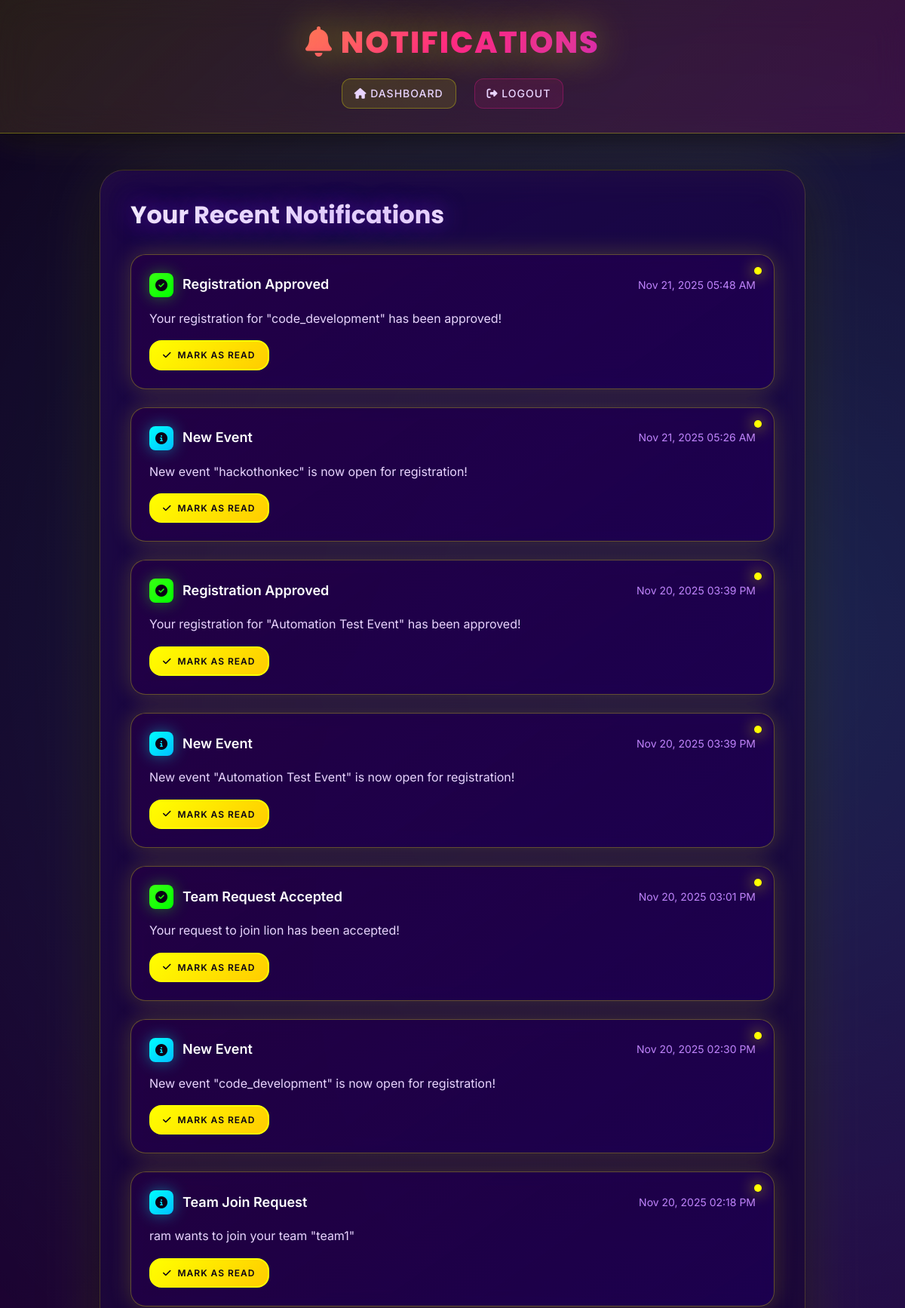
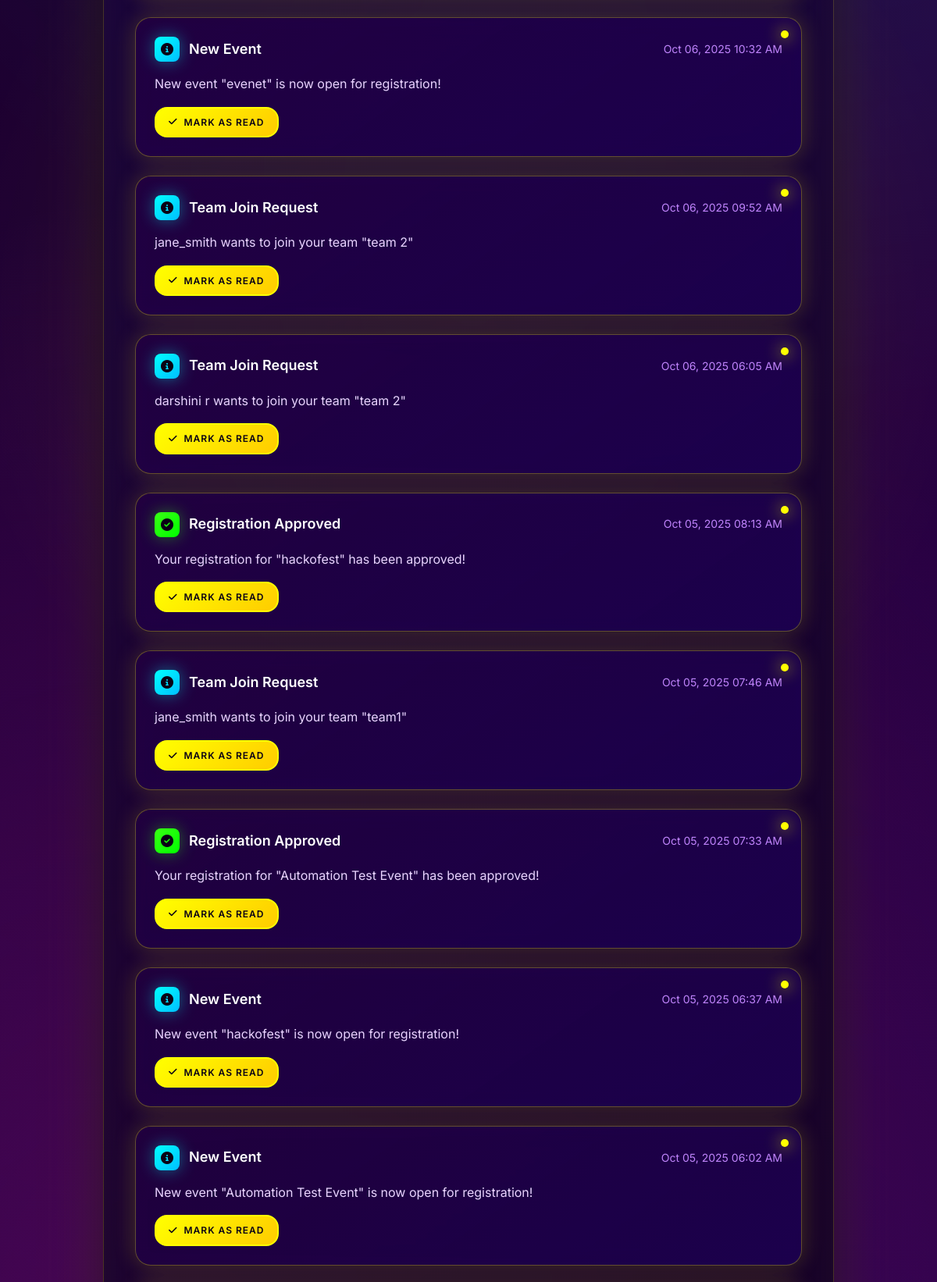
Page /notifications (signed in, upper part) on the committed database (2 pictures, top to bottom).
### tables this page shows
CREATE TABLE notifications (
            id INTEGER PRIMARY KEY AUTOINCREMENT,
            user_id INTEGER NOT NULL,
            type TEXT NOT NULL,
            title TEXT NOT NULL,
            message TEXT NOT NULL,
            link TEXT,
            is_read BOOLEAN DEFAULT 0,
            created_at TIMESTAMP DEFAULT CURRENT_TIMESTAMP,
            read_at TIMESTAMP,
            FOREIGN KEY (user_id) REFERENCES users(id) ON DELETE CASCADE
        );

### app.py (the view)
@app.route('/notifications')
@login_required
def notifications():
    conn = get_db_connection()
    user_notifications = conn.execute(
        "SELECT * FROM notifications WHERE user_id = ? ORDER BY created_at DESC LIMIT 20",
        (current_user.id,)
    ).fetchall()
    conn.close()
    return render_template('notifications_standalone.html',
                         user=current_user,
                         notifications=user_notifications)

### app.py (called while the page is built)
@login_manager.user_loader
def load_user(user_id):
    return User.get(user_id)

@app.template_filter('format_date')
def format_date(date_string, format='%b %d, %Y'):
    if not date_string:
        return 'No date'
    try:
        if isinstance(date_string, str):
            for fmt in ['%Y-%m-%d %H:%M:%S', '%Y-%m-%d', '%Y-%m-%dT%H:%M:%S']:
                try:
                    date_obj = datetime.strptime(date_string, fmt)
                    return date_obj.strftime(format)
                except ValueError:
                    continue
            return date_string
        else:
            return date_string.strftime(format)
    except Exception:
        return str(date_string)

@app.template_filter('format_datetime')
def format_datetime(datetime_string, format='%b %d, %Y %I:%M %p'):
    return format_date(datetime_string, format)

### models.py (called while the page is built)
def get_db_connection():
    try:
        conn = sqlite3.connect('database.db')
        conn.row_factory = sqlite3.Row
        conn.execute("PRAGMA foreign_keys = ON")
        return conn
    except sqlite3.Error as e:
        print(f"Database connection error: {e}")
        raise

    @property
    def is_authenticated(self):
        return True

    @staticmethod
    def get(user_id):
        conn = get_db_connection()
        user = conn.execute("SELECT * FROM users WHERE id = ?", (user_id,)).fetchone()
        conn.close()
        if not user:
            return None
        return User(
            id=user['id'],
            username=user['username'],
            email=user['email'],
            password=user['password'],
            role=user['role'],
            is_verified=user['is_verified'],
            otp=user['otp'],
            last_login=user['last_login'] if 'last_login' in user.keys() else None,
            profile_picture=user['profile_picture'] if 'profile_picture' in user.keys() else None,
            full_name=user['full_name'] if 'full_name' in user.keys() else None
        )

### templates/notifications_standalone.html (shortened to what this page needs)
<!DOCTYPE html>
<html lang="en">
<head>
  <link href="https://cdnjs.cloudflare.com/ajax/libs/font-awesome/6.4.0/css/all.min.css" rel="stylesheet">
  <link href="{{ url_for('static', filename='futuristic-violet.css') }}" rel="stylesheet">
</head>
<body>
  <header class="page-header" role="banner">
    <div class="header-content">
      <h1 class="page-title">
        <i class="fas fa-bell"></i> Notifications
      </h1>
      <nav class="nav" role="navigation" aria-label="Primary">
        <a href="{{ url_for('main.dashboard') }}" class="nav-link">
          <i class="fas fa-home"></i> Dashboard
        </a>
        <a href="{{ url_for('auth.logout') }}" class="nav-link logout">
          <i class="fas fa-sign-out-alt"></i> Logout
        </a>
      </nav>
    </div>
  </header>
  <main class="main-container" role="main">
    <section class="notifications-container">
      <div class="notifications-header">
        <h2 class="notifications-title">Your Recent Notifications</h2>
      </div>
      <div class="notifications-list">
        {% if notifications %}
          {% for notification in notifications %}
            <div class="notification-card {{ '' if notification.is_read else 'unread' }}">
              <div class="notification-header">
                <div class="notification-title">
                  <div class="notification-icon {{ notification.type }}">
                    {% if notification.type == 'success' %}
                      <i class="fas fa-check-circle"></i>
                    {% elif notification.type == 'warning' %}
                      <i class="fas fa-exclamation-triangle"></i>
                    {% elif notification.type == 'error' %}
                      <i class="fas fa-times-circle"></i>
                    {% else %}
                      <i class="fas fa-info-circle"></i>
                    {% endif %}
                  </div>
                  <span>{{ notification.title }}</span>
                </div>
                <small class="notification-time">{{ notification.created_at|format_datetime }}</small>
              </div>
              <p class="notification-message">{{ notification.message }}</p>
              {% if not notification.is_read %}
                <a class="mark-read-btn" href="{{ url_for('mark_notification_read', notification_id=notification.id) }}">
                  <i class="fas fa-check"></i> Mark as Read
                </a>
              {% endif %}
            </div>
          {% endfor %}
        {% endif %}
      </div>
    </section>
  </main>
</body>
</html>

### static/futuristic-violet.css (style rules this page uses)
:root { --violet-950: #0a0015; --violet-900: #1a0033; --violet-850: #240042; --violet-800: #2d0052; --violet-700: #3d0066; --violet-600: #5200a3; --violet-500: #6b00d4; --violet-400: #8b2cf7; --violet-300: #a855f7; --violet-200: #c084fc; --violet-100: #e9d5ff; --violet-50: #faf5ff; --neon-cyan: #00ffff; --neon-cyan-dark: #00cccc; --neon-magenta: #ff00ff; --neon-magenta-dark: #cc00cc; --neon-yellow: #ffff00; --neon-yellow-dark: #cccc00; --neon-pink: #ff1493; --neon-blue: #00bfff; --neon-green: #39ff14; --glow-violet: rgba(139, 44, 247, 0.6); --glow-cyan: rgba(0, 255, 255, 0.5); --glow-magenta: rgba(255, 0, 255, 0.5); --glow-pink: rgba(255, 20, 147, 0.5); --glow-white: rgba(255, 255, 255, 0.3); --bg-primary: linear-gradient(135deg, #0a0015 0%, #1a0033 50%, #240042 100%); --bg-secondary: linear-gradient(135deg, #240042 0%, #2d0052 100%); --bg-card: linear-gradient(145deg, rgba(29, 0, 82, 0.9), rgba(36, 0, 66, 0.95)); --bg-hover: linear-gradient(145deg, rgba(82, 0, 163, 0.2), rgba(139, 44, 247, 0.1)); --text-primary: #ffffff; --text-secondary: #e9d5ff; --text-muted: #c084fc; --text-accent: var(--neon-cyan); --shadow-glow: 0 0 20px var(--glow-violet); --shadow-neon: 0 0 30px var(--glow-cyan); --shadow-card: 0 8px 32px rgba(0, 0, 0, 0.4), 0 0 80px rgba(139, 44, 247, 0.1); --shadow-hover: 0 12px 48px rgba(0, 0, 0, 0.5), 0 0 120px rgba(139, 44, 247, 0.3); --font-display: 'Poppins', sans-serif; --font-body: 'Inter', sans-serif; --font-accent: 'Montserrat', sans-serif; --radius-sm: 8px; --radius-md: 12px; --radius-lg: 16px; --radius-xl: 24px; --radius-2xl: 32px; --radius-full: 9999px; --transition-fast: all 0.2s cubic-bezier(0.4, 0, 0.2, 1); --transition-base: all 0.3s cubic-bezier(0.4, 0, 0.2, 1); --transition-slow: all 0.5s cubic-bezier(0.4, 0, 0.2, 1); }
* { margin: 0; padding: 0; box-sizing: border-box; }
html { scroll-behavior: smooth; font-size: 16px; }
body { font-family: var(--font-body); color: var(--text-primary); line-height: 1.6; background: var(--bg-primary); min-height: 100vh; overflow-x: hidden; position: relative; }
body::before { content: ''; position: fixed; top: 0; left: 0; right: 0; bottom: 0; background-image: radial-gradient(circle at 20% 50%, rgba(139, 44, 247, 0.1) 0%, transparent 50%), radial-gradient(circle at 80% 80%, rgba(0, 255, 255, 0.05) 0%, transparent 50%), radial-gradient(circle at 40% 20%, rgba(255, 0, 255, 0.05) 0%, transparent 50%); animation: gradient-shift 15s ease infinite; background-size: 200% 200%; pointer-events: none; z-index: 1; }
h1, h2, h3, h4, h5, h6 { font-family: var(--font-display); font-weight: 700; line-height: 1.2; margin-bottom: 1rem; background: linear-gradient(135deg, #ffffff, #e9d5ff); -webkit-background-clip: text; -webkit-text-fill-color: transparent; background-clip: text; }
h1 { font-size: 3rem; font-weight: 800; text-transform: uppercase; letter-spacing: 2px; text-shadow: 0 0 40px var(--glow-violet); margin-bottom: 2rem; }
h2 { font-size: 2.25rem; font-weight: 700; text-shadow: 0 0 30px var(--glow-violet); }
p { color: var(--text-secondary); line-height: 1.8; margin-bottom: 1rem; }
a { color: var(--neon-cyan); text-decoration: none; transition: var(--transition-base); }
.nav { display: flex; gap: 2rem; list-style: none; justify-content: center; flex-wrap: wrap; }
.nav a { color: var(--text-secondary); font-weight: 500; text-transform: uppercase; letter-spacing: 1px; padding: 0.5rem 1rem; border-radius: var(--radius-md); transition: var(--transition-base); position: relative; }
.nav a::after { content: ''; position: absolute; bottom: -2px; left: 50%; width: 0; height: 2px; background: linear-gradient(90deg, var(--neon-cyan), var(--violet-400)); transform: translateX(-50%); transition: width 0.3s ease; }

### rows in the picture
notifications: type "success" (drawn), title "Registration Approved", created_at "Nov 21, 2025 05:48 AM", message "Your registration for \"code_development\" has been approved!"
notifications: type "info" (drawn), title "New Event", created_at "Nov 21, 2025 05:26 AM", message "New event \"hackothonkec\" is now open for registration!"
notifications: type "success" (drawn), title "Registration Approved", created_at "Nov 20, 2025 03:39 PM", message "Your registration for \"Automation Test Event\" has been approved!"
notifications: type "info" (drawn), title "New Event", created_at "Nov 20, 2025 03:39 PM", message "New event \"Automation Test Event\" is now open for registration!"
notifications: type "success" (drawn), title "Team Request Accepted", created_at "Nov 20, 2025 03:01 PM", message "Your request to join lion has been accepted!"
notifications: type "info" (drawn), title "New Event", created_at "Nov 20, 2025 02:30 PM", message "New event \"code_development\" is now open for registration!"
notifications: type "info" (drawn), title "Team Join Request", created_at "Nov 20, 2025 02:18 PM", message "ram wants to join your team \"team1\""
notifications: type "info" (drawn), title "New Event", created_at "Oct 06, 2025 10:32 AM", message "New event \"evenet\" is now open for registration!"
notifications: type "info" (drawn), title "Team Join Request", created_at "Oct 06, 2025 09:52 AM", message "jane_smith wants to join your team \"team 2\""
notifications: type "info" (drawn), title "Team Join Request", created_at "Oct 06, 2025 06:05 AM", message "darshini r wants to join your team \"team 2\""
notifications: type "success" (drawn), title "Registration Approved", created_at "Oct 05, 2025 08:13 AM", message "Your registration for \"hackofest\" has been approved!"
notifications: type "info" (drawn), title "Team Join Request", created_at "Oct 05, 2025 07:46 AM", message "jane_smith wants to join your team \"team1\""
notifications: type "success" (drawn), title "Registration Approved", created_at "Oct 05, 2025 07:33 AM", message "Your registration for \"Automation Test Event\" has been approved!"
notifications: type "info" (drawn), title "New Event", created_at "Oct 05, 2025 06:37 AM", message "New event \"hackofest\" is now open for registration!"
notifications: type "info" (drawn), title "New Event", created_at "Oct 05, 2025 06:02 AM", message "New event \"Automation Test Event\" is now open for registration!"
